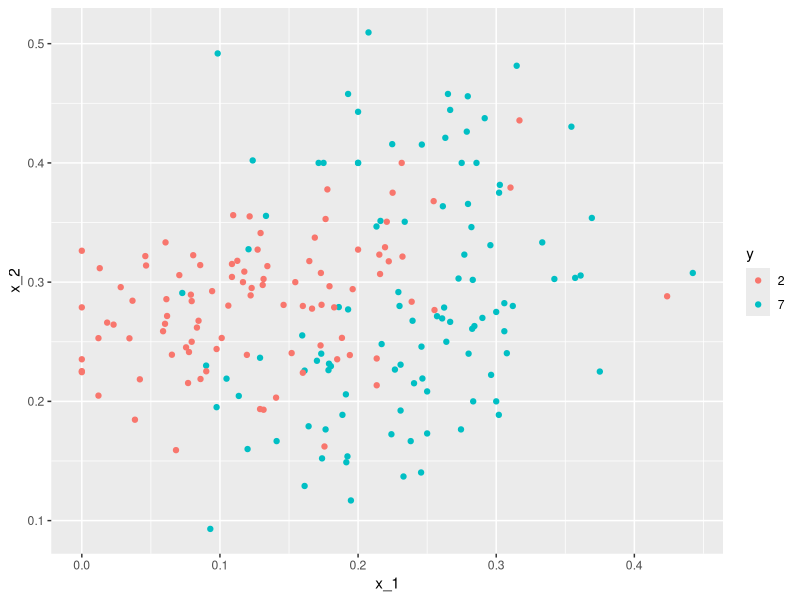
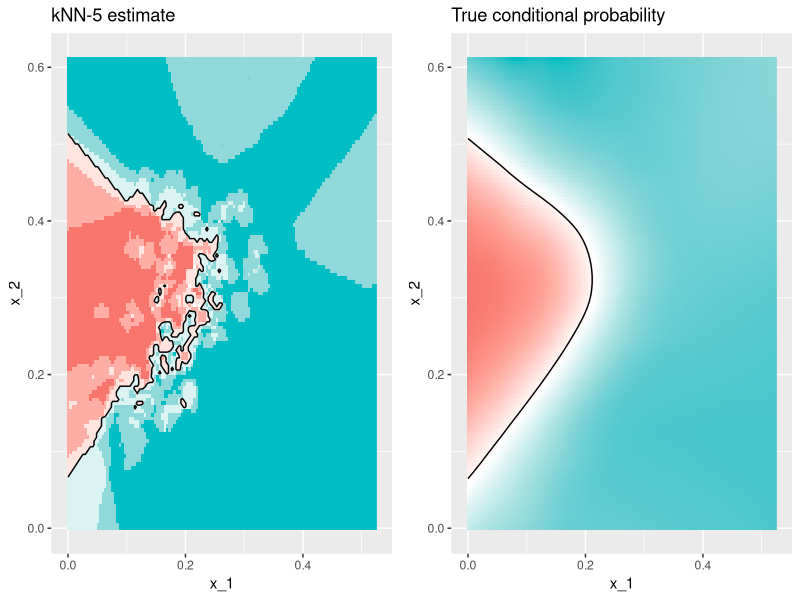
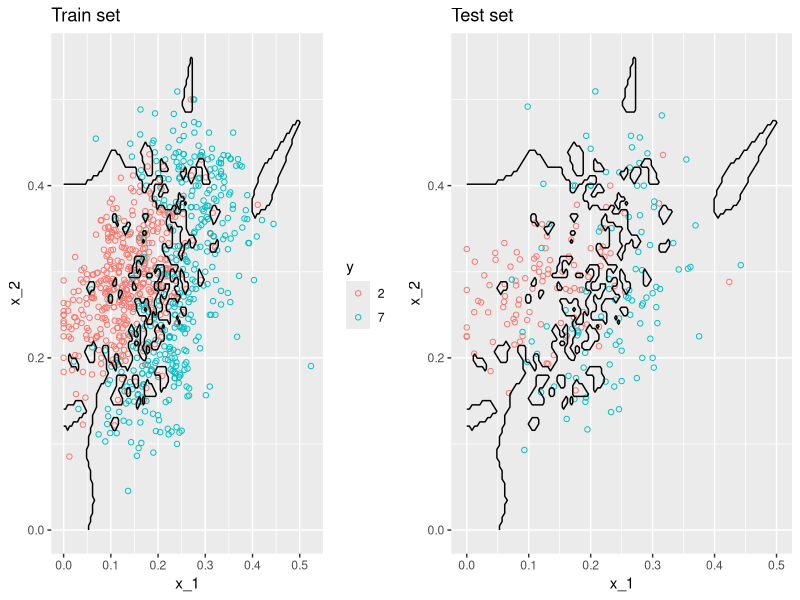
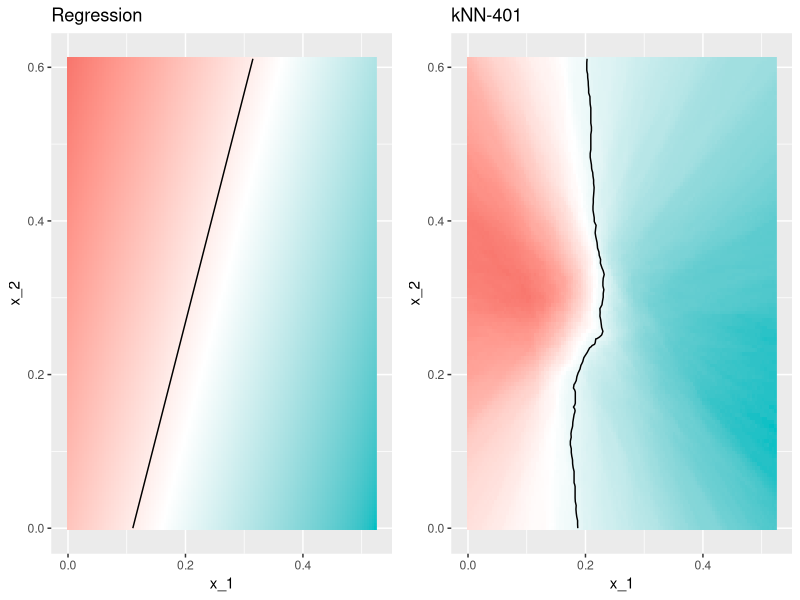

The R script that drew these images, in order:
# k-Nearest Neighbors (kNN)

library(tidyverse)
library(caret)
library(dslabs)
library(gridExtra)
library(tidyverse)

data("mnist_27")

mnist_27$test %>%
  ggplot(aes(x_1, x_2, color = y)) +
  geom_point()

knn_fit <- knn3(y ~ ., data = mnist_27$train)

y_hat_knn <- predict(knn_fit, mnist_27$test, type = "class")
confusionMatrix(y_hat_knn, mnist_27$test$y)$overall["Accuracy"]

fit_lm <- mnist_27$train %>% 
  mutate(y = ifelse(y == 7, 1, 0)) %>% 
  lm(y ~ x_1 + x_2, data = .)
p_hat_lm <- predict(fit_lm, mnist_27$test)
y_hat_lm <- factor(ifelse(p_hat_lm > 0.5, 7, 2))
confusionMatrix(y_hat_lm, mnist_27$test$y)$overall["Accuracy"]

plot_cond_prob <- function(p_hat=NULL){
  tmp <- mnist_27$true_p
  if(!is.null(p_hat)){
    tmp <- mutate(tmp, p=p_hat)
  }
  tmp %>% ggplot(aes(x_1, x_2, z=p, fill=p)) +
    geom_raster(show.legend = FALSE) +
    scale_fill_gradientn(colors=c("#F8766D", "white", "#00BFC4")) +
    stat_contour(breaks=c(0.5), color="black")
}
p1 <- plot_cond_prob() +
  ggtitle("True conditional probability")
p2 <- plot_cond_prob(predict(knn_fit, mnist_27$true_p)[,2]) +
  ggtitle("kNN-5 estimate")
grid.arrange(p2, p1, nrow=1)

y_hat_knn <- predict(knn_fit, mnist_27$train, type = "class")
confusionMatrix(y_hat_knn, mnist_27$train$y)$overall["Accuracy"]

y_hat_knn <- predict(knn_fit, mnist_27$test, type = "class")
confusionMatrix(y_hat_knn, mnist_27$test$y)$overall["Accuracy"]

# Overtraining and Over smoothing Code
knn_fit_1 <- knn3(y ~ ., data = mnist_27$train, k = 1)
y_hat_knn_1 <- predict(knn_fit_1, mnist_27$train, type = "class")
confusionMatrix(y_hat_knn_1, mnist_27$train$y)$overall["Accuracy"]

y_hat_knn_1 <- predict(knn_fit_1, mnist_27$test, type = "class")
confusionMatrix(y_hat_knn_1, mnist_27$test$y)$overall["Accuracy"]

p1 <- mnist_27$true_p %>% 
  mutate(knn = predict(knn_fit_1, newdata = .)[,2]) %>%
  ggplot() +
  geom_point(data = mnist_27$train, aes(x_1, x_2, color= y), pch=21) +
  scale_fill_gradientn(colors=c("#F8766D", "white", "#00BFC4")) +
  stat_contour(aes(x_1, x_2, z = knn), breaks=c(0.5), color="black") +
  ggtitle("Train set")
p2 <- mnist_27$true_p %>% 
  mutate(knn = predict(knn_fit_1, newdata = .)[,2]) %>%
  ggplot() +
  geom_point(data = mnist_27$test, aes(x_1, x_2, color= y), 
             pch=21, show.legend = FALSE) +
  scale_fill_gradientn(colors=c("#F8766D", "white", "#00BFC4")) +
  stat_contour(aes(x_1, x_2, z = knn), breaks=c(0.5), color="black") +
  ggtitle("Test set")
grid.arrange(p1, p2, nrow=1)

knn_fit_401 <- knn3(y ~ ., data = mnist_27$train, k = 401)
y_hat_knn_401 <- predict(knn_fit_401, mnist_27$test, type = "class")
confusionMatrix(y_hat_knn_401, mnist_27$test$y)$overall["Accuracy"]

fit_glm <- glm(y ~ x_1 + x_2, data=mnist_27$train, family="binomial")
p1 <- plot_cond_prob(predict(fit_glm, mnist_27$true_p)) +
  ggtitle("Regression")
p2 <- plot_cond_prob(predict(knn_fit_401, mnist_27$true_p)[,2]) +
  ggtitle("kNN-401")
grid.arrange(p1, p2, nrow=1)

#Nearest Neighbors. What is the max value of F_1?

# Load required packages
library(caret)
library(dslabs)
library(class)

# Set seed
set.seed(1)

# Load and partition data
data(heights)
index <- createDataPartition(heights$sex, p = 0.5, list = FALSE)
train_set <- heights[index, ]
test_set <- heights[-index, ]

# Define predictor and outcome
train_x <- train_set$height
train_y <- train_set$sex
test_x <- test_set$height
test_y <- test_set$sex

# Try different k values
ks <- seq(1, 101, 3)

# Calculate F1 scores for each k
F1_scores <- sapply(ks, function(k) {
  y_hat <- knn(train = matrix(train_x), test = matrix(test_x), cl = train_y, k = k)
  F_meas(data = y_hat, reference = test_y)
})

# Return the maximum F1 score
max(F1_scores)

# At what value of k does the max occur?

# Find the k that gives the max F1 score
best_k <- ks[which.max(F1_scores)]
best_k
ks[which.max(F1_scores)]

#predicting tissue type using KNN

library(dslabs)
library(caret)
data("tissue_gene_expression")

set.seed(1)
library(caret)
y <- tissue_gene_expression$y
x <- tissue_gene_expression$x
train_index <- createDataPartition(y, list = FALSE)
sapply(seq(1, 11, 2), function(k){
  fit <- knn3(x[train_index,], y[train_index], k = k)
  y_hat <- predict(fit, newdata = data.frame(x=x[-train_index,]),
                   type = "class")
  mean(y_hat == y[-train_index])
})
